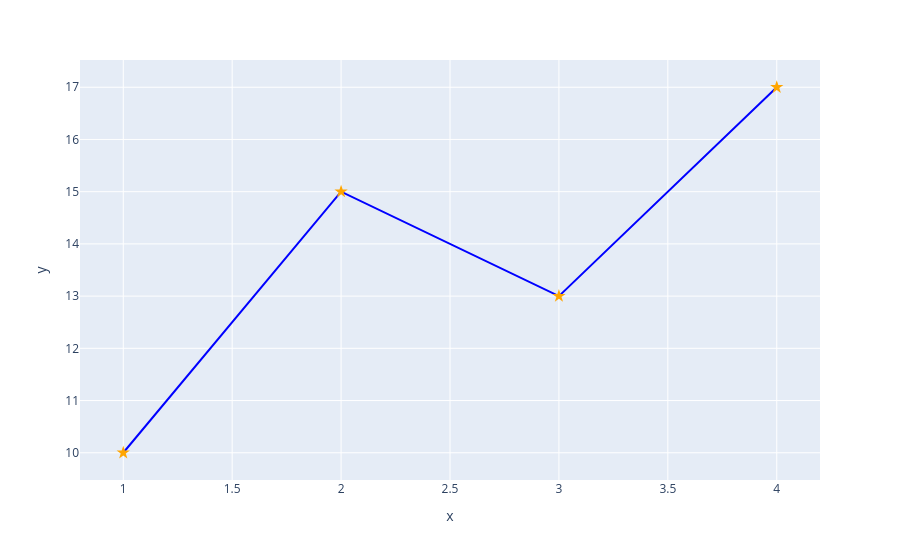

Notebook cell for this chart:
### Code cell
# Build a line chart where markers are shown at each data point using markers=True. 
# The line color is then changed to blue with line=dict(color="blue"), 
# the markers are customized separately using 
# marker=dict(color="orange", size=10, symbol='star'), make the points large orange star symbols.

fig = px.line( x=[1,2,3,4], y=[10,15,13,17], markers=True)
fig.update_traces( line=dict(color="blue"), marker=dict(color="orange", size=10,symbol='star'))
fig.show()

### Figure 1 — Plotly figure (JSON) as saved in the notebook; plotly's stock layout.template omitted (floating-point values rounded to 4 significant figures)
{"data": [{"hovertemplate": "x=%{x}<br>y=%{y}<extra></extra>", "legendgroup": "", "line": {"color": "blue", "dash": "solid"}, "marker": {"color": "orange", "size": 10, "symbol": "star"}, "mode": "lines+markers", "name": "", "orientation": "v", "showlegend": false, "type": "scatter", "x": [1, 2, 3, 4], "xaxis": "x", "y": [10, 15, 13, 17], "yaxis": "y"}], "layout": {"legend": {"tracegroupgap": 0}, "margin": {"t": 60}, "xaxis": {"anchor": "y", "domain": [0, 1], "title": {"text": "x"}}, "yaxis": {"anchor": "x", "domain": [0, 1], "title": {"text": "y"}}}}
